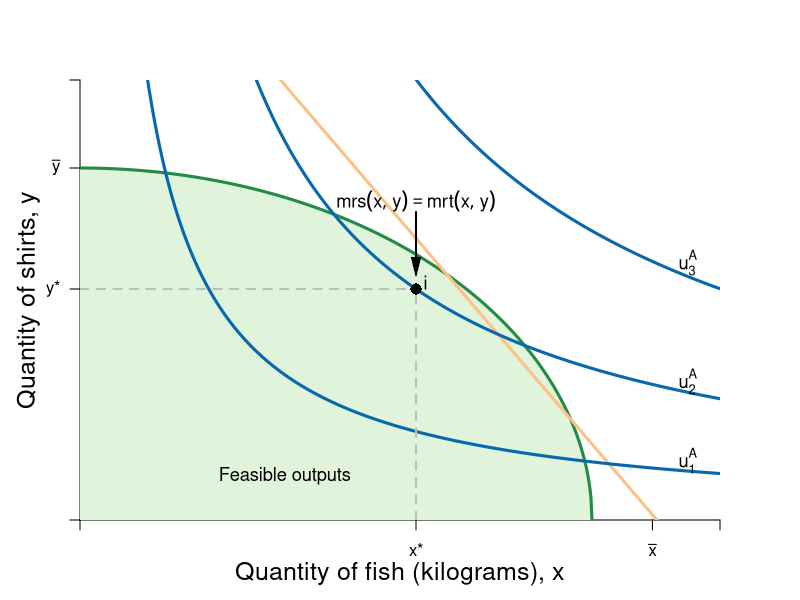

R code for this plot:
#Graph Designer: Simon Halliday
#Authors: Bowles, Foley and Halliday
#Title: Coordination, Conflict and Competition: A Text in Microeconomics


############
#   OLD    #
############
require(shape)
pdf(file = "specprodexch/ppf_dos.pdf", width = 8, height = 8)

#Set parameters for graphics
axislabelsize <- 1.5
labelsize <- 1.1
graphlinewidth <- 3
segmentlinewidth <- 2

COL <- c("#7fc97f", "#beaed4", "#fdc086", "#ffff99", "#386cb0", "#f0027f", "#bf5b17", "#666666")
COLA <- c("#e0f3db", "#99d8c9","#66c2a4","#41ae76", "#238b45", "#005824")
COLB <- c("#4eb3d3", "#2b8cbe", "#0868ac","#084081")

#Edited the margins to cater for the larger LHS labels
par(mar =  c(4, 4, 4, 4))

#Change this to make it log of l 

# ppf <- function(l, k = 0.5) {
#   k * (1/l)
# }

ppf <- function(x, k = 0.1, maxy = 8, alpha = 2) {
  maxy - k*x^alpha 
}

ppf2 <- function(x, yint = 80){
  sqrt(yint - (x)^2)
}

uFn <- function(x, y, alpha = 0.5){
  (x^alpha)*(y^(1-alpha))
}

bcA <- function(x, w = 8, p = 2) {
  w - p*x
}


xlims <- c(0, 10)
ylims <- c(0, 10)

npts <- 501 
x <- seq(xlims[1], xlims[2], length.out = npts)
y <- seq(ylims[1], ylims[2], length.out = npts) 
a <- c(3.25, 5.25, 7.25)

plot(0, 0, xlim = xlims, ylim = ylims, type = "n",
     xlab = expression(paste("")),
     ylab = expression(paste("")), 
     xaxt = "n", 
     yaxt = "n", 
     cex.lab = axislabelsize, 
     bty = "n", 
     xaxs="i", 
     yaxs="i"
)


# ticksy <- seq(from = 0, to = ylims[2], by = 1)
# ylabels <- seq(from = 0, to = ylims[2], by = 1)
# ticksx <- seq(from = 0, to = xlims[2], by = 1)
# xlabels <- seq(from = 0, to = xlims[2], by = 1)
ticksy <- c(ylims[1], 5.25, 8, ylims[2])
ylabels <- c(NA, expression(paste(y,"*")), expression(paste(bar(y))), NA)
ticksx <- c(xlims[1], 5.25, 8.944272, xlims[2])
xlabels <- c(NA, expression(paste(x,"*")), expression(paste(bar(x))), NA)

axis(1, at = ticksx, pos = 0, labels = xlabels)
axis(2, at = ticksy, pos = 0, labels = ylabels, las = 1)

npts <- 500 
xx1 <- seq(xlims[1], xlims[2], length.out = npts)
xx2 <- seq(0, 8, length.out = npts)
xx3 <- seq(xlims[1], 0, length.out = npts)
xx4 <- seq(-11, 0, length.out = npts)

#Draw the polygon for shading the feasible set
# xpoly1 <- seq(from = xlims[1], to = xlims[2], length.out = 500)
# ypoly1 <- ppf(xpoly1, k = 0.1, maxy = 8, alpha = 2)
# polygon(x = c(xpoly1, rev(xpoly1[1])), y = c(ypoly1, rev(ypoly1)[1]), col=COLA[1], density=NULL, border = NA)

xpoly1 <- seq(from = xlims[1], to = 8, length.out = 500)
ypoly1 <- ppf2(xpoly1, yint = 64)
polygon(x = c(xpoly1, rev(xpoly1[1])), y = c(ypoly1, rev(ypoly1)[1]), col=COLA[1], density=NULL, border = NA)


#Draw the graphs
#lines(xx1, ppf(xx1, k = 0.1, maxy = 8, alpha = 2), col = COLA[5], lwd = graphlinewidth)
lines(xx2, ppf2(xx2, yint = 64), col = COLA[5], lwd = graphlinewidth)
lines(xx1, bcA(xx1, w = 15.325, p = 1.7), col = COL[3], lwd = graphlinewidth)
#lines(xx2, fishProd(xx2, k = 2), col = COLB[3], lwd = graphlinewidth)
#lines(xx3, feasibleLabor(xx3, time = 10), col = COL[3], lwd = graphlinewidth)
#lines(xx4, manufactureProd(xx4, k = 0.1, alpha = 2), col = COLB[4], lwd = graphlinewidth)

#Label the feasible frontier
text(3.2, 1, expression("Feasible outputs"), cex = labelsize)
#text(3.2, 0.5, expression("(production possibilities frontier)"), cex = labelsize)
#Arrows(4.35, 0.95, 8.1, 0.95, col = "black", lty = 1, lwd = 2, arr.type = "triangle", arr.lwd = 0.5)

contour(x, y, 
        outer(x, y, uFn),
        drawlabels = FALSE,
        col = COLB[3],
        lwd = graphlinewidth,
        levels = a, 
        xaxs="i", 
        yaxs="i", 
        add = TRUE)

#Axis labels
mtext(expression(paste("Quantity of fish (kilograms), ", x)), side = 1, line = 2.5, cex = axislabelsize)
text(-0.8, 5, expression(paste("Quantity of shirts, ", y)), xpd = TRUE, cex = axislabelsize, srt = 90) 

#Annotate max u point on feasibility frontier
text(5.4, 5.4, expression(paste(i)), cex = labelsize)
segments(0, 5.25, 5.25, 5.25, lty = 2, col = "gray", lwd = segmentlinewidth)
segments(5.25, 0, 5.25, 5.25, lty = 2, col = "gray", lwd = segmentlinewidth)
points(5.25, 5.25, pch = 16, col = "black", cex = 1.5)

#Add mrs = mrt at i
text(5.25, 7.25, expression(paste(mrs(x,y) == mrt(x,y))), cex = labelsize)
Arrows(5.25, 7, 5.25, 5.75, col = "black", lty = 1, lwd = 2, arr.type = "triangle", arr.lwd = 0.5)

#Label the indifference curves
text(9.5, 1.35, expression(u[1]^A), cex = labelsize)
text(9.5, 3.15, expression(u[2]^A), cex = labelsize)
text(9.5, 5.85, expression(u[3]^A), cex = labelsize)

dev.off()
